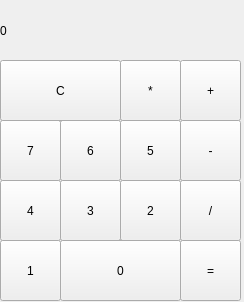
<?xml version="1.0" encoding="UTF-8"?>
<ui version="4.0">
 <class>QtProgramWin</class>
 <widget class="QMainWindow" name="QtProgramWin">
  <property name="geometry">
   <rect>
    <x>0</x>
    <y>0</y>
    <width>244</width>
    <height>302</height>
   </rect>
  </property>
  <property name="windowTitle">
   <string>QtProgramWin</string>
  </property>
  <widget class="QWidget" name="centralWidget">
   <widget class="QPushButton" name="pushButton_4">
    <property name="geometry">
     <rect>
      <x>0</x>
      <y>180</y>
      <width>61</width>
      <height>61</height>
     </rect>
    </property>
    <property name="styleSheet">
     <string notr="true"/>
    </property>
    <property name="text">
     <string>4</string>
    </property>
   </widget>
   <widget class="QPushButton" name="pushButton_7">
    <property name="geometry">
     <rect>
      <x>0</x>
      <y>120</y>
      <width>61</width>
      <height>61</height>
     </rect>
    </property>
    <property name="styleSheet">
     <string notr="true"/>
    </property>
    <property name="text">
     <string>7</string>
    </property>
   </widget>
   <widget class="QPushButton" name="pushButton_6">
    <property name="geometry">
     <rect>
      <x>60</x>
      <y>120</y>
      <width>61</width>
      <height>61</height>
     </rect>
    </property>
    <property name="styleSheet">
     <string notr="true"/>
    </property>
    <property name="text">
     <string>6</string>
    </property>
   </widget>
   <widget class="QPushButton" name="pushButton_5">
    <property name="geometry">
     <rect>
      <x>120</x>
      <y>120</y>
      <width>61</width>
      <height>61</height>
     </rect>
    </property>
    <property name="styleSheet">
     <string notr="true"/>
    </property>
    <property name="text">
     <string>5</string>
    </property>
   </widget>
   <widget class="QPushButton" name="pushButton_3">
    <property name="geometry">
     <rect>
      <x>60</x>
      <y>180</y>
      <width>61</width>
      <height>61</height>
     </rect>
    </property>
    <property name="styleSheet">
     <string notr="true"/>
    </property>
    <property name="text">
     <string>3</string>
    </property>
   </widget>
   <widget class="QPushButton" name="pushButton_2">
    <property name="geometry">
     <rect>
      <x>120</x>
      <y>180</y>
      <width>61</width>
      <height>61</height>
     </rect>
    </property>
    <property name="styleSheet">
     <string notr="true"/>
    </property>
    <property name="text">
     <string>2</string>
    </property>
   </widget>
   <widget class="QPushButton" name="pushButton_0">
    <property name="geometry">
     <rect>
      <x>60</x>
      <y>240</y>
      <width>121</width>
      <height>61</height>
     </rect>
    </property>
    <property name="styleSheet">
     <string notr="true"/>
    </property>
    <property name="text">
     <string>0</string>
    </property>
   </widget>
   <widget class="QPushButton" name="pushButton_1">
    <property name="geometry">
     <rect>
      <x>0</x>
      <y>240</y>
      <width>61</width>
      <height>61</height>
     </rect>
    </property>
    <property name="styleSheet">
     <string notr="true"/>
    </property>
    <property name="text">
     <string>1</string>
    </property>
   </widget>
   <widget class="QLabel" name="label">
    <property name="geometry">
     <rect>
      <x>0</x>
      <y>0</y>
      <width>241</width>
      <height>61</height>
     </rect>
    </property>
    <property name="styleSheet">
     <string notr="true">
            QLabel {
            qproperty-alignment: 'AlignVCenter | AlignRight';
            border: 1px solid gray;
            }

            background-color : white;
          </string>
    </property>
    <property name="text">
     <string>0</string>
    </property>
   </widget>
   <widget class="QPushButton" name="pushButton_clear">
    <property name="geometry">
     <rect>
      <x>0</x>
      <y>60</y>
      <width>121</width>
      <height>61</height>
     </rect>
    </property>
    <property name="styleSheet">
     <string notr="true"/>
    </property>
    <property name="text">
     <string>C</string>
    </property>
   </widget>
   <widget class="QPushButton" name="pushButton_equals">
    <property name="geometry">
     <rect>
      <x>180</x>
      <y>240</y>
      <width>61</width>
      <height>61</height>
     </rect>
    </property>
    <property name="styleSheet">
     <string notr="true"/>
    </property>
    <property name="text">
     <string>=</string>
    </property>
    <property name="autoDefault">
     <bool>false</bool>
    </property>
    <property name="default">
     <bool>false</bool>
    </property>
    <property name="flat">
     <bool>false</bool>
    </property>
   </widget>
   <widget class="QPushButton" name="pushButton_multiply">
    <property name="geometry">
     <rect>
      <x>120</x>
      <y>60</y>
      <width>61</width>
      <height>61</height>
     </rect>
    </property>
    <property name="styleSheet">
     <string notr="true"/>
    </property>
    <property name="text">
     <string>*</string>
    </property>
   </widget>
   <widget class="QPushButton" name="pushButton_divide">
    <property name="geometry">
     <rect>
      <x>180</x>
      <y>180</y>
      <width>61</width>
      <height>61</height>
     </rect>
    </property>
    <property name="styleSheet">
     <string notr="true"/>
    </property>
    <property name="text">
     <string>/</string>
    </property>
   </widget>
   <widget class="QPushButton" name="pushButton_addition">
    <property name="geometry">
     <rect>
      <x>180</x>
      <y>60</y>
      <width>61</width>
      <height>61</height>
     </rect>
    </property>
    <property name="styleSheet">
     <string notr="true"/>
    </property>
    <property name="text">
     <string>+</string>
    </property>
   </widget>
   <widget class="QPushButton" name="pushButton_substract">
    <property name="geometry">
     <rect>
      <x>180</x>
      <y>120</y>
      <width>61</width>
      <height>61</height>
     </rect>
    </property>
    <property name="styleSheet">
     <string notr="true"/>
    </property>
    <property name="text">
     <string>-</string>
    </property>
   </widget>
  </widget>
 </widget>
 <layoutdefault spacing="6" margin="11"/>
 <resources/>
 <connections/>
</ui>
